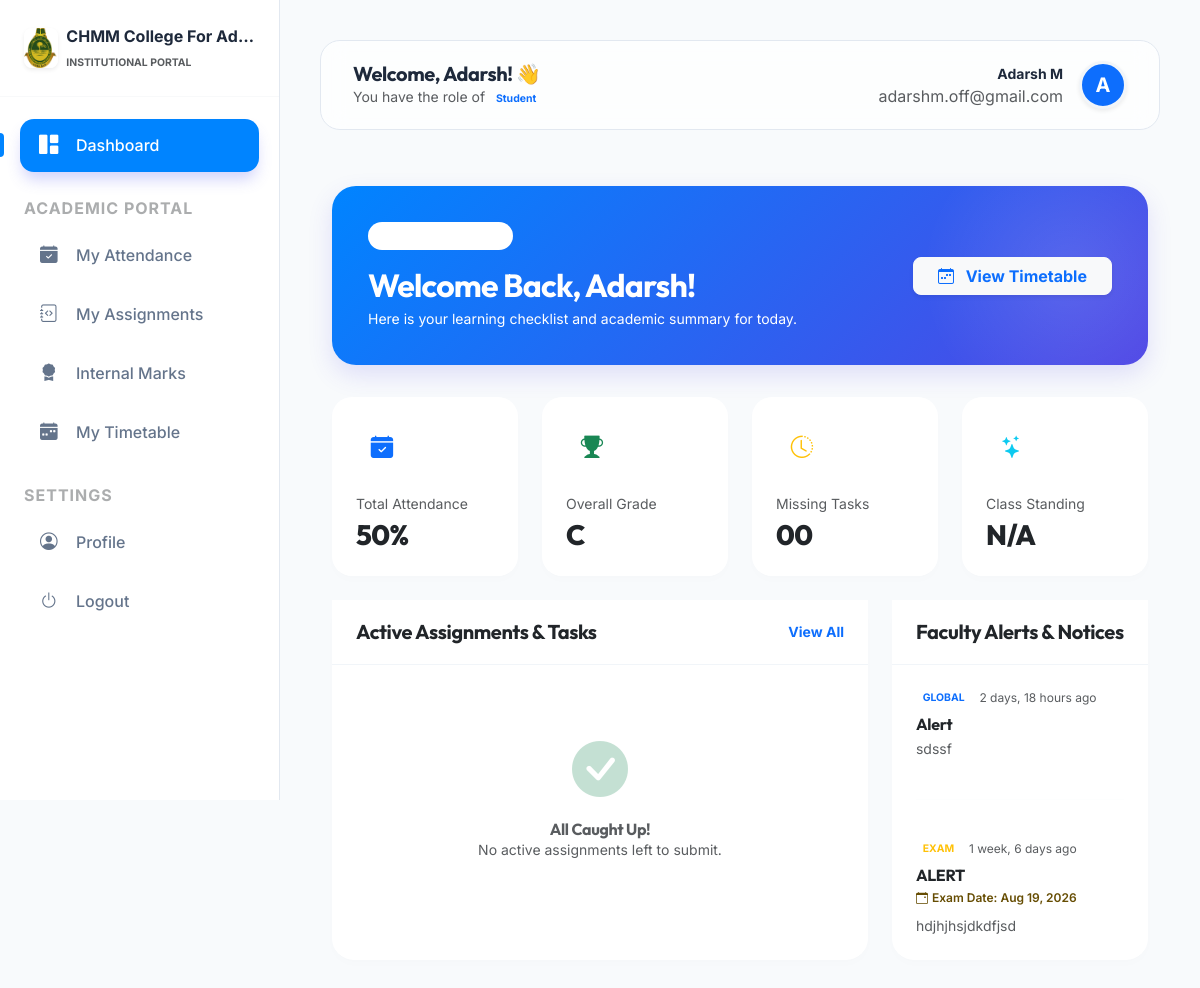
The app's page /dashboard/ (signed in), older data.
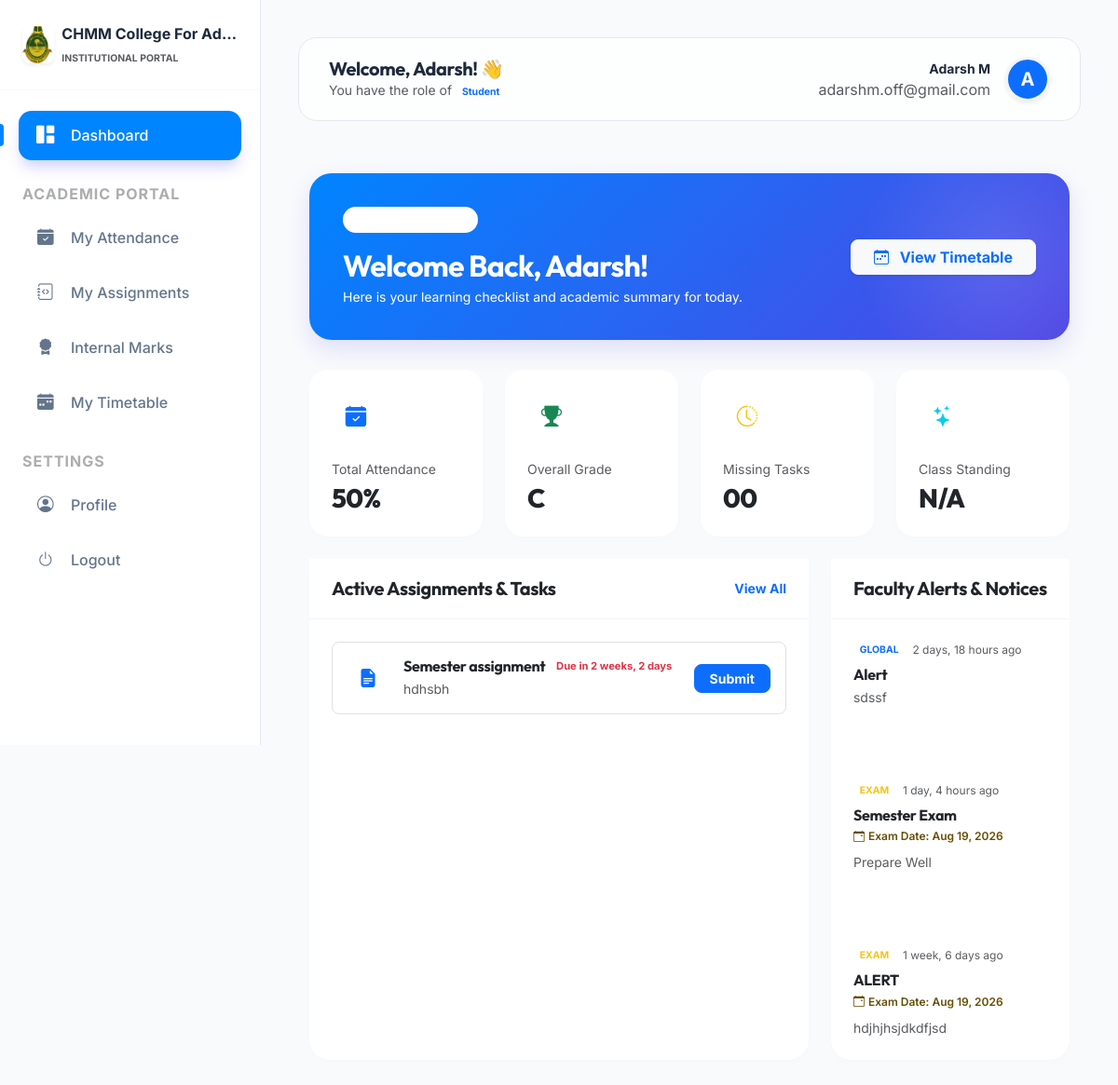
The same page, newer data.
### management/models.py (models this page shows, shortened)
class PlatformNotification(models.Model):
    college = models.ForeignKey(College, on_delete=models.CASCADE, null=True, blank=True) # NULL means all colleges
    title = models.CharField(max_length=255)
    message = models.TextField()
    created_at = models.DateTimeField(auto_now_add=True)
    is_read = models.BooleanField(default=False)

class TenantModel(models.Model):
    college = models.ForeignKey(College, on_delete=models.CASCADE)
    created_at = models.DateTimeField(auto_now_add=True)
    updated_at = models.DateTimeField(auto_now=True)
    class Meta:
        abstract = True

class ExamNotification(TenantModel):
    department = models.ForeignKey(Department, on_delete=models.CASCADE, related_name='exam_notifications')
    title = models.CharField(max_length=255)
    description = models.TextField()
    date_posted = models.DateTimeField(auto_now_add=True)
    exam_date = models.DateField(null=True, blank=True)
    posted_by = models.ForeignKey('HODProfile', on_delete=models.SET_NULL, null=True)

class Assignment(TenantModel):
    teacher = models.ForeignKey(TeacherProfile, on_delete=models.CASCADE)
    title = models.CharField(max_length=255)
    description = models.TextField()
    file = models.FileField(upload_to='assignments/')
    deadline = models.DateTimeField()

### core/views.py (the view, shortened to what this page needs)
# urls.py: path('dashboard/', dashboard, name='dashboard'),
@login_required
def dashboard(request):
    user = request.user
    if user.role == 'SUPER_ADMIN':
        return redirect('college_approval_queue')
    context = {}
    if user.role == 'COLLEGE_ADMIN':
        context['stats'] = {
            'students': StudentProfile.objects.filter(college=user.college).count(),
            'teachers': TeacherProfile.objects.filter(college=user.college).count(),
            'departments': Department.objects.filter(college=user.college).count(),
        }
        context['platform_notifications'] = PlatformNotification.objects.filter(
            models.Q(college=user.college) | models.Q(college__isnull=True)
        ).order_by('-created_at')[:5]
        context['pending_events'] = DepartmentEvent.objects.filter(college=user.college, is_approved=False).order_by('-created_at')
        context['pending_enquiries_count'] = CollegeEnquiry.objects.filter(college=user.college, status='PENDING').count()
        return render(request, 'dashboards/admin_dashboard.html', context)
    elif user.role == 'STUDENT':
        profile = getattr(user, 'student_profile', None)
        context['stats'] = {'attendance': 0, 'grade': 'N/A', 'missing_assignments': 0, 'ranking': 'N/A'}
        context['active_assignments'] = []
        context['platform_alerts'] = []
        context['exam_alerts'] = []
        if profile:
            attendances = Attendance.objects.filter(student=profile)
            total_days = attendances.count()
            present_days = attendances.filter(status='PRESENT').count()
            attendance_pct = int((present_days / total_days * 100)) if total_days > 0 else 0
            from django.db.models import Avg
            submissions = Submission.objects.filter(student=profile).exclude(marks__isnull=True)
            avg_marks = submissions.aggregate(Avg('marks'))['marks__avg']
            if avg_marks:
                if avg_marks >= 90: grade = 'A+'
                elif avg_marks >= 80: grade = 'A'
                elif avg_marks >= 70: grade = 'B+'
                elif avg_marks >= 60: grade = 'B'
                else: grade = 'C'
            else:
                grade = 'N/A'
            from django.utils import timezone
            dept_teachers = TeacherProfile.objects.filter(department=profile.department)
            all_assignments = Assignment.objects.filter(teacher__in=dept_teachers)
            submitted_ids = Submission.objects.filter(student=profile).values_list('assignment_id', flat=True)
            missing_assignments = all_assignments.filter(deadline__lt=timezone.now()).exclude(id__in=submitted_ids).count()
            active_assignments = all_assignments.filter(deadline__gte=timezone.now()).exclude(id__in=submitted_ids).order_by('deadline')[:3]
            platform_alerts = PlatformNotification.objects.filter(
                models.Q(college=user.college) | models.Q(college__isnull=True)
            ).order_by('-created_at')[:3]
            exam_alerts = ExamNotification.objects.filter(department=profile.department).order_by('-date_posted')[:3]
            context['stats'] = {
                'attendance': attendance_pct,
                'grade': grade,
                'missing_assignments': missing_assignments,
                'ranking': 'N/A'
            }
            context['active_assignments'] = active_assignments
            context['platform_alerts'] = platform_alerts
            context['exam_alerts'] = exam_alerts
        return render(request, 'dashboards/student_dashboard.html', context)
    return render(request, 'dashboard.html', context)

### templates/dashboards/student_dashboard.html (shortened to what the changed rows need)
{% extends 'base.html' %}
{% block content %}
<div class="container py-3 dashboard-container">
    <div class="welcome-banner">
        <div class="row align-items-center">
            <div class="col-md-8 position-relative z-1">
                <h2 class="fw-bold mb-1 text-white" style="letter-spacing: -0.8px;">Welcome Back, {{ request.user.first_name }}!</h2>
            </div>
        </div>
    </div>
    <div class="row g-4">
        <div class="col-lg-8">
            <div class="card premium-section-card border-0 h-100">
                <div class="card-body p-4">
                    <div class="d-flex flex-column gap-3">
                        {% for assignment in active_assignments %}
                        <div class="p-3 border rounded-3 custom-list-item">
                            <div class="d-flex align-items-center">
                                <div class="bg-primary-soft text-primary rounded-3 p-2.5 me-3" style="width: 44px; height: 44px; display: flex; align-items: center; justify-content: center; flex-shrink: 0;">
                                    <i class="bi bi-file-earmark-text-fill fs-5"></i>
                                </div>
                                <div class="flex-grow-1">
                                    <div class="d-flex flex-column flex-sm-row justify-content-between align-items-sm-center gap-1">
                                        <h6 class="fw-bold mb-0 text-dark">{{ assignment.title }}</h6>
                                        <span class="badge bg-danger-soft text-danger fw-bold rounded-pill px-2.5 py-1.5" style="font-size: 0.7rem;">Due in {{ assignment.deadline|timeuntil }}</span>
                                    </div>
                                    <p class="small text-muted mb-0 text-truncate mt-1" style="max-width: 320px;">{{ assignment.description }}</p>
                                </div>
                                <div class="ms-3">
                                    <a href="{% url 'submit_assignment' assignment.id %}" class="btn btn-primary btn-sm px-3 fw-bold rounded-3">Submit</a>
                                </div>
                            </div>
                        </div>
                        {% empty %}
                        <div class="text-center py-5">
                            <div class="mb-3 opacity-25">
                                <i class="bi bi-check-circle-fill display-4 text-success"></i>
                            </div>
                            <h6 class="fw-bold text-muted mb-0">All Caught Up!</h6>
                            <p class="text-muted small">No active assignments left to submit.</p>
                        </div>
                        {% endfor %}
                    </div>
                </div>
            </div>
        </div>
        <div class="col-lg-4">
            <div class="card premium-section-card border-0 h-100">
                <div class="card-body p-4">
                    <div class="d-flex flex-column gap-4">
                        {% for alert in platform_alerts %}
                        <div class="alert-block">
                            <div class="d-flex align-items-center gap-2 mb-2">
                                <span class="badge bg-primary-soft text-primary fw-bold" style="font-size: 0.65rem;">GLOBAL</span>
                                <span class="small text-muted" style="font-size: 0.75rem;">{{ alert.created_at|timesince }} ago</span>
                            </div>
                            <h6 class="fw-bold text-dark mb-1">{{ alert.title }}</h6>
                            <p class="small text-muted mb-0">{{ alert.message }}</p>
                        </div>
                        {% if not forloop.last or exam_alerts %}<hr class="my-3 text-light">{% endif %}
                        {% endfor %}
                        {% for exam in exam_alerts %}
                        <div class="alert-block">
                            <div class="d-flex align-items-center gap-2 mb-2">
                                <span class="badge bg-warning-soft text-warning fw-bold" style="font-size: 0.65rem;">EXAM</span>
                                <span class="small text-muted" style="font-size: 0.75rem;">{{ exam.date_posted|timesince }} ago</span>
                            </div>
                            <h6 class="fw-bold text-dark mb-1">{{ exam.title }}</h6>
                            {% if exam.exam_date %}
                            <div class="small text-warning-emphasis mb-2" style="font-size: 0.75rem; font-weight: 600;">
                                <i class="bi bi-calendar-event me-1"></i>Exam Date: {{ exam.exam_date|date:"M d, Y" }}
                            </div>
                            {% endif %}
                            <p class="small text-muted mb-0">{{ exam.description }}</p>
                        </div>
                        {% if not forloop.last %}<hr class="my-3 text-light">{% endif %}
                        {% endfor %}
                    </div>
                </div>
            </div>
        </div>
    </div>
</div>
{% endblock %}

Row changes from the older to the newer data that the page shows:
added Assignment: title "Semester assignment", deadline "2 weeks, 2 days", description "hdhsbh"
added ExamNotification: date_posted "1 day, 4 hours", title "Semester Exam", exam_date "Aug 19, 2026", description "Prepare Well"
Text that changed along with them:
text no longer shown: "All Caught Up! No active assignments left to submit."
